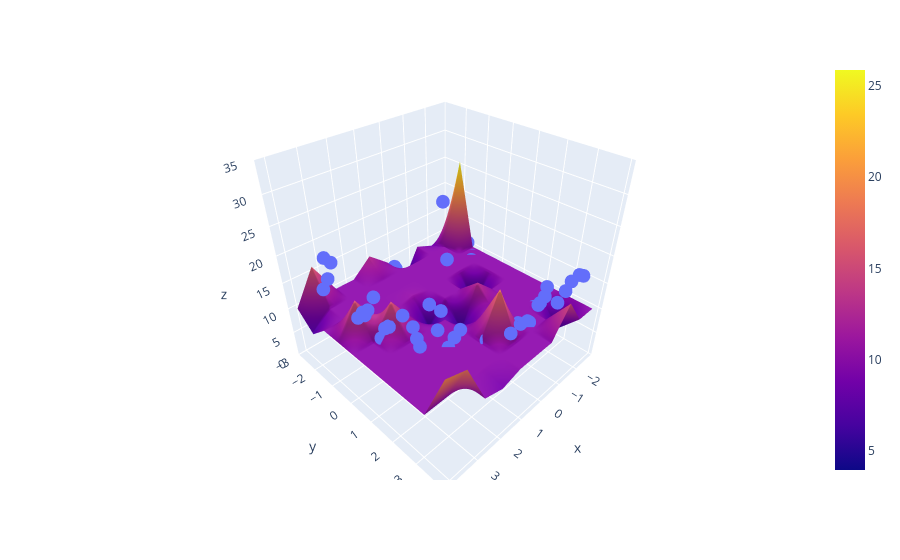

The cell this chart's notebook holds for it:
### Code cell
X_multi = np.array([x,y]).reshape(100,2)
X_multi.shape
(100, 2)
poly = PolynomialFeatures(degree=100)
X_multi_trans = poly.fit_transform(X_multi)
print("Input",poly.n_features_in_)
print("Ouput",poly.n_output_features_)
print("Powers\n",poly.powers_)
X_multi_trans.shape
(100, 496)
lr = LinearRegression()
lr.fit(X_multi_trans,z)
LinearRegression()
X_test_multi = poly.transform(final)
z_final = lr.predict(X_multi_trans).reshape(10,10)
fig = px.scatter_3d(x=x.ravel(), y=y.ravel(), z=z.ravel())

fig.add_trace(go.Surface(x = x_input, y = y_input, z =z_final))

fig.update_layout(scene = dict(zaxis = dict(range=[0,35])))

fig.show()
